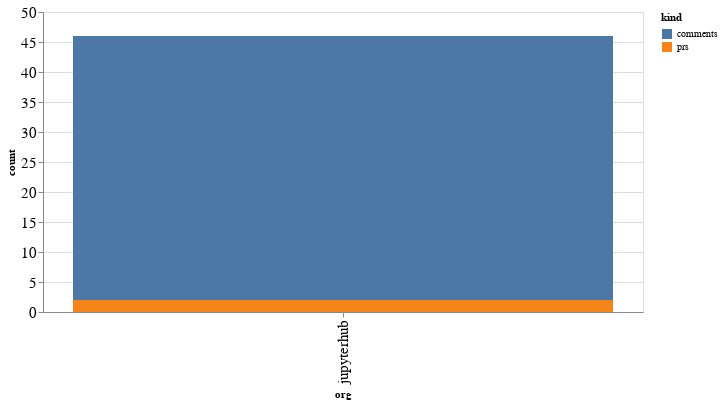

Source (notebook cell):
### Code cell
alt.Chart(org_summaries, width=600).mark_bar().encode(
    x='org',
    y='count',
    color='kind',
    tooltip="org"
)

### Figure 1 — Vega-Lite specification as saved in the notebook (floating-point values rounded to 4 significant figures)
{"config": {"axisLeft": {"labelFontSize": 15}, "axisBottom": {"labelFontSize": 15}}, "data": {"name": "data-a54ca73d1b4a8e2df0a63af7cdd8615e"}, "mark": "bar", "encoding": {"color": {"field": "kind", "type": "nominal"}, "tooltip": {"field": "org", "type": "nominal"}, "x": {"field": "org", "type": "nominal"}, "y": {"field": "count", "type": "quantitative"}}, "width": 600, "$schema": "https://vega.github.io/schema/vega-lite/v4.17.0.json", "datasets": {"data-a54ca73d1b4a8e2df0a63af7cdd8615e": [{"org": "jupyterhub", "kind": "comments", "count": 44}, {"org": "jupyterhub", "kind": "prs", "count": 2}]}}
